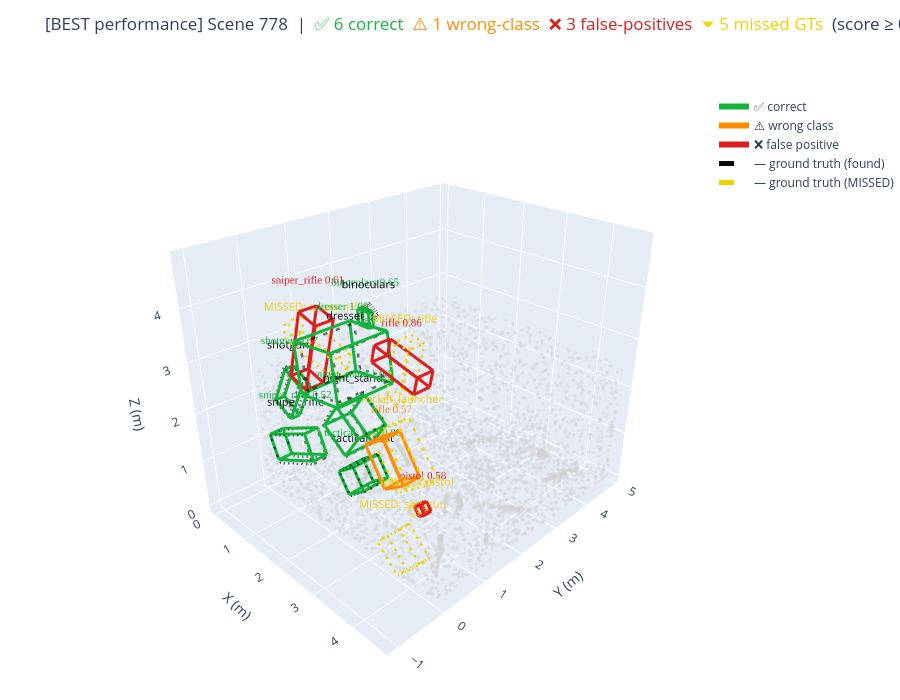
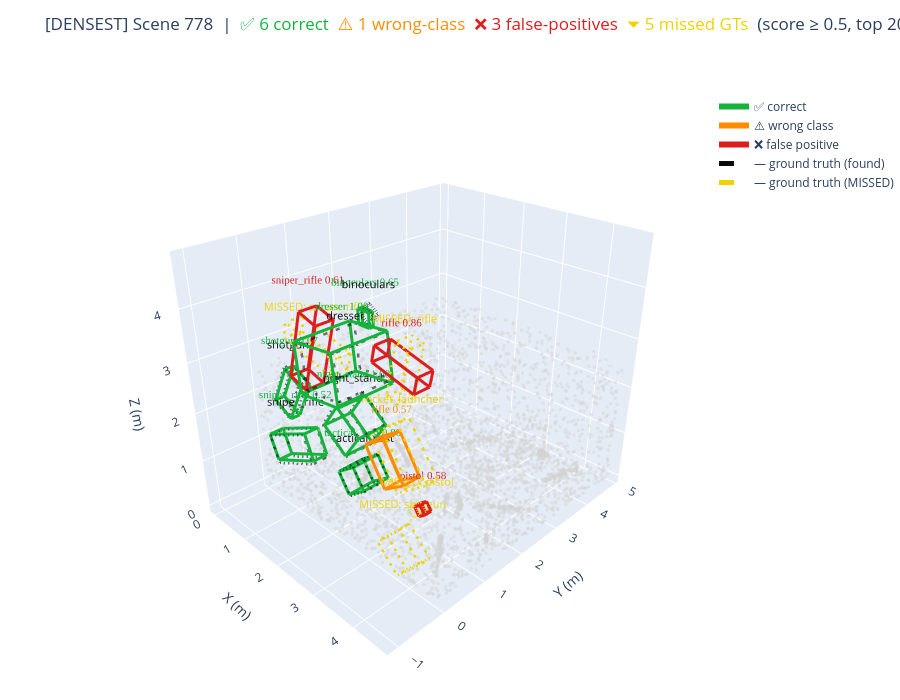
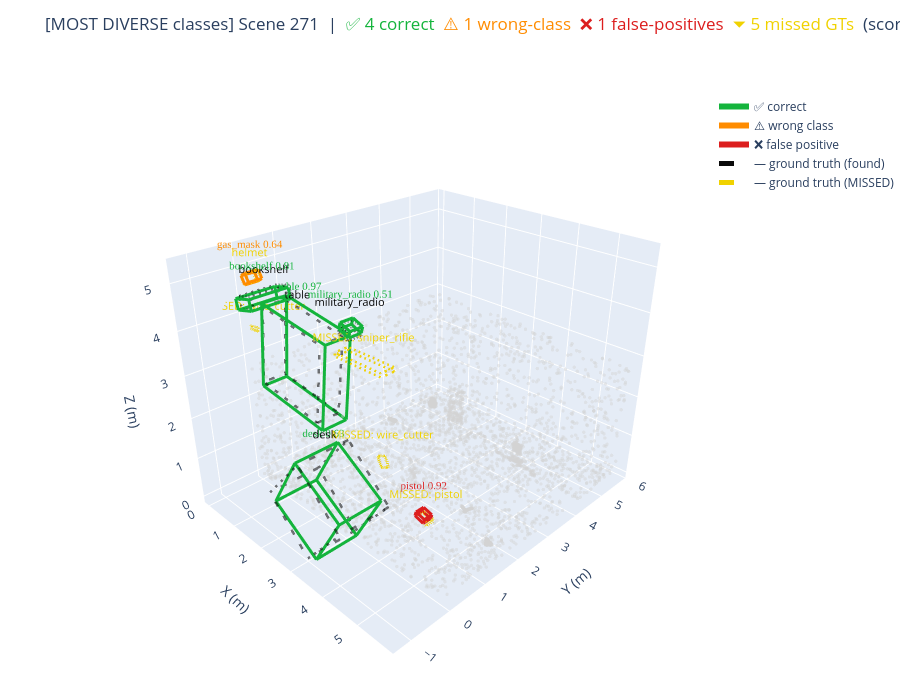
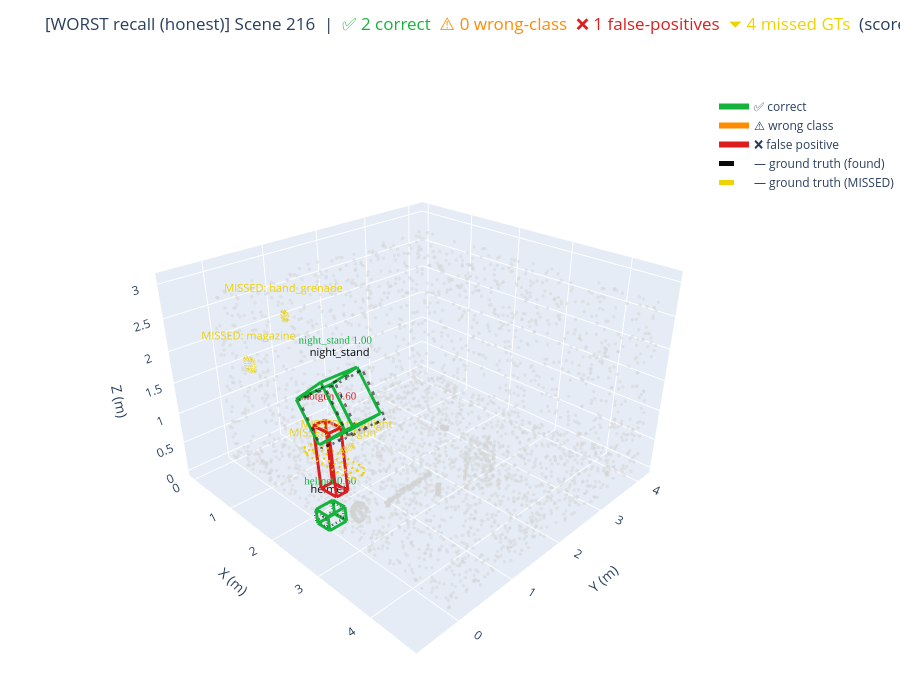

Notebook source saved alongside these figures, in order:
### Markdown cell above
## Visualizations

### Code cell
# ============================================
# Cell: Demo gallery — one scene per category
# ============================================
import sys, importlib
sys.path.insert(0, '/Users/dosvatsky/3D Object Detection/scripts')
if 'interactive_viz_plotly_v2' in sys.modules:
    importlib.reload(sys.modules['interactive_viz_plotly_v2'])
from interactive_viz_plotly_v2 import show_scene

# Pick scenes the analyzer surfaced. Replace these numbers with whatever
# `find_demo_scenes.py` printed in Step 1 — they vary based on your run.
DEMO_GALLERY = {
    'BEST performance':       778,   # high precision × recall
    'DENSEST':                778,
    'MOST DIVERSE classes':   271,
    'WORST recall (honest)':  216,
    'FURNITURE-only':         408,
    'MILITARY-heavy':         802,
    'TINY-object case':       216,
}

for label, scan_idx in DEMO_GALLERY.items():
    print(f'\n--- {label}: Scene {scan_idx} ---')
    fig = show_scene(scan_idx, score_threshold=0.5)
    fig.update_layout(title_text=f'[{label}] ' + fig.layout.title.text,
                      height=700)
    fig.show()
